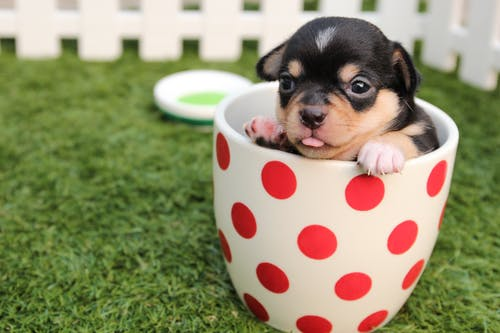
#> input picture Canny Edge Detector from scratch using Python/chihuahua-dog-puppy-cute-39317_small.jpeg, 500 x 333 px, found by its file name
$ jupyter execute 161180072_CENG471_Assignment2.ipynb
#> lines starting #> are read from the running program, lines starting #| are printed output that depends on the picture
#> further down, img is the input picture: shape (333, 500, 3); mean B, G, R 108.6, 144.1, 147.4
[cell 1]
###Alper Beykan YOLCU###
###161180072###
###CENG 471 Assignment2###
###December 2020###

[cell 2]
"""
The goal of this assignment is to implement a Canny Edge Detector from scratch using Python.
Important Note: For this assignment, you are not allowed to use the Canny Edge Detector methods
from vision libraries such as OpenCV. You can use other methods and operators from these libraries
for other aspects of the homework such as image uploading, writing to a file, grayscale conversion,
applying Gaussian filter, matrix operations etc. You can use the image provided in the assignment
folder.
Canny edge detector:
The Canny edge detector is an edge detection operator that uses a multi-stage algorithm to detect a
wide range of edges in images. It was developed by John F. Canny in 1986. Among the edge detection
methods developed so far, Canny edge detection algorithm is one of the most strictly defined methods
that provides good and reliable detection, and is therefore among the most popular methods. [1]
"""

[cell 3]
import cv2
import math
import numpy as np
import skimage as sk
import skimage.feature
import skimage.io as skio
import skimage.transform as sktr
from scipy.signal import convolve2d
from skimage.io import imread, imshow
import matplotlib.pyplot as plt

[cell 4]
def showIm(img):#image show function

    cv2.imshow("showing image", img)
    cv2.waitKey(0)
    cv2.destroyAllWindows()
    return 0

[cell 5]
def plotIm(img):#image plot function.
    plt.imshow(img,cmap=plt.get_cmap('gray'))
    return plt.show()

[cell 6]
#1. Grayscale Conversion (5 points)
#due to week8_edgeandboundarydetection lesson..
def grayscale_Conversion(img):#converts img to grayscale
    img = cv2.cvtColor(img, cv2.COLOR_RGB2GRAY)
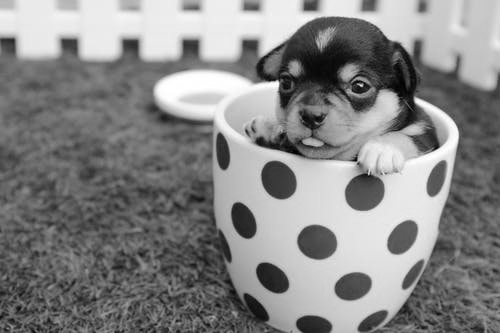
#> img: shape (333, 500); min 0, max 255, mean 133.8
    print("Grayscaled img")
    return img

[cell 7]
#2. Apply Gaussian filter to smooth the image in order to remove the noise (20 points)
#You can determine
#the kernel size and sigma value through trial and error.
def apply_GuassianFilter(img):#The blur removes some of the noise before further processing the image.
    img = cv2.GaussianBlur(img, (3, 3), 1)
    print("GuassianFiltered img")
    return img

[cell 8]
def Normalize(img):##Normalizing the image after operated, not necessery for all operations
    img = img/np.max(img)
    return img

[cell 9]
#3. Find the intensity gradients of the image (30 points)
#The Gradient calculation step detects the edge intensity and direction. The gradients can be determined by using a Sobel filter.
#Then, the magnitude G and the slope θ of the gradient are calculated as follow
#(the derivativesIx and Iy with respect to x and y are calculated by convolving Image (I) with Sobel kernels in x and y directions):
def conv_transform(image):##performs matrix operation for colvolving function
    image_copy = image.copy()

    for i in range(image.shape[0]):
        for j in range(image.shape[1]):
            image_copy[i][j] = image[image.shape[0]-i-1][image.shape[1]-j-1]
    return image_copy

def convolve(image, kernel):#convolves the x and y kernels over the image.
    kernel = conv_transform(kernel)
    height,width = image.shape[:2]
#> height = 333; width = 500
    kernel_h,kernel_w = kernel.shape[:2]

    h = kernel_h//2#h
    w = kernel_w//2#w

    image_conv = np.zeros(image.shape)

    for i in range(h, height-h):
        for j in range(w, width-w):
            sum = 0

            for m in range(kernel_h):
                for n in range(kernel_w):
                    sum = (sum + kernel[m][n] * image[i-h+m][j-w+n])

            image_conv[i][j] = sum
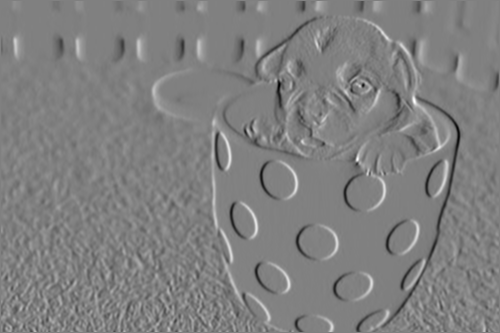
#> image_conv: shape (333, 500) float64; min -479, max 474, mean 0.2; drawn with min black and max white

    return image_conv


def sobel(img):
    #first we convolve kernels and image by convolve function and we get x and y gradients.
    #then we use that arrays for calculating magnitude and the slope of gradient

    # Prewitt operators for Sobel Kernel to find gradient of Y and X
    x_kernel = np.array([[1, 0, -1], [2, 0, -2], [1, 0, -1]])#for hprizonal direction
    y_kernel = np.array([[1, 2, 1], [0, 0, 0], [-1, -2, -1]])#for vertical direction
    gx = convolve(img, x_kernel)
    gy = convolve(img, y_kernel)
#> after the loop in convolve (call 2), `for i in range(h, height-h):`:
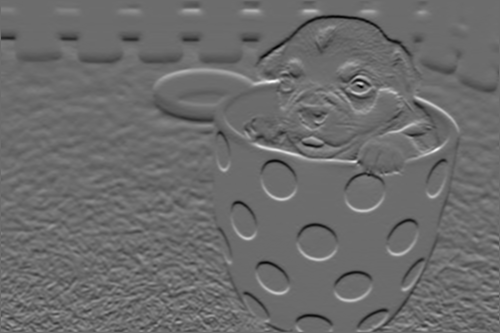
#> image_conv: shape (333, 500) float64; min -440, max 590, mean -2.7; drawn with min black and max white
    magnitudeG = np.hypot(gx,gy)
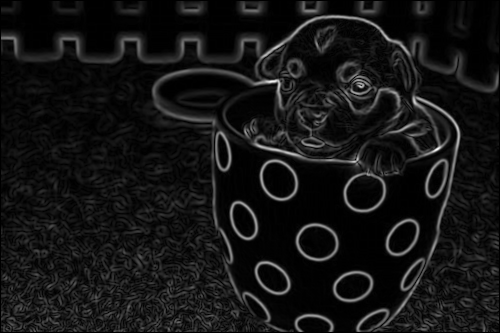
#> magnitudeG: shape (333, 500) float64; min 0, max 616.3, mean 50.4; drawn with min black and max white
    MagnitudeG=Normalize(magnitudeG)
    plotIm(magnitudeG)
    g_angle=np.degrees(np.arctan2(gy,gx))
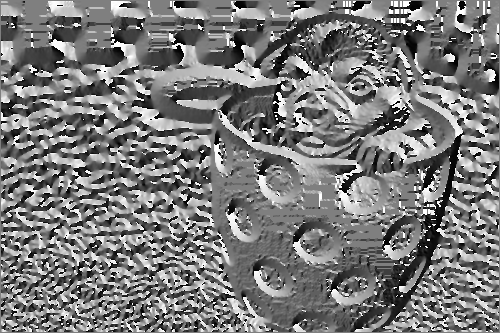
#> g_angle: shape (333, 500) float64; min -179.8, max 180, mean -6.8; drawn with min black and max white
    return magnitudeG,g_angle

[cell 10]
#Apply non-maximum suppression to get rid of unnecessary edges (10 points)
#We apply non-maximum suppression to remove redundant/duplicate edges identified by
#Sobel Edge. We want just one line to show the edge rather than having multiple lines for the
#same edge. This can be done by the Non-Max Suppression Algorithm. Please see [1] for details.
def NonMaxSup(mg, ag):
    #we are scanning the image's intense matrix. the goal is get rid of non dominant pixels
    #the scanning is happening on different lines. if the pixel is intensed it stays, if not we are assigning 0 to its value
    img = np.zeros(mg.shape)
    for i in range(1, int(mg.shape[0]) - 1):
        for j in range(1, int(mg.shape[1]) - 1):
            if((ag[i,j] >= -22.5 and ag[i,j] <= 22.5) or (ag[i,j] <= -157.5 and ag[i,j] >= 157.5)):
                if((mg[i,j] > mg[i,j+1]) and (mg[i,j] > mg[i,j-1])):
                    img[i,j] = mg[i,j]
                else:
                    img[i,j] = 0
            if((ag[i,j] >= 22.5 and ag[i,j] <= 67.5) or (ag[i,j] <= -112.5 and ag[i,j] >= -157.5)):
                if((mg[i,j] > mg[i+1,j+1]) and (mg[i,j] > mg[i-1,j-1])):
                    img[i,j] = mg[i,j]
                else:
                    img[i,j] = 0
            if((ag[i,j] >= 67.5 and ag[i,j] <= 112.5) or (ag[i,j] <= -67.5 and ag[i,j] >= -112.5)):
                if((mg[i,j] > mg[i+1,j]) and (mg[i,j] > mg[i-1,j])):
                    img[i,j] = mg[i,j]
                else:
                    img[i,j] = 0
            if((ag[i,j] >= 112.5 and ag[i,j] <= 157.5) or (ag[i,j] <= -22.5 and ag[i,j] >= -67.5)):
                if((mg[i,j] > mg[i+1,j-1]) and (mg[i,j] > mg[i-1,j+1])):
                    img[i,j] = mg[i,j]
                else:
                    img[i,j] = 0
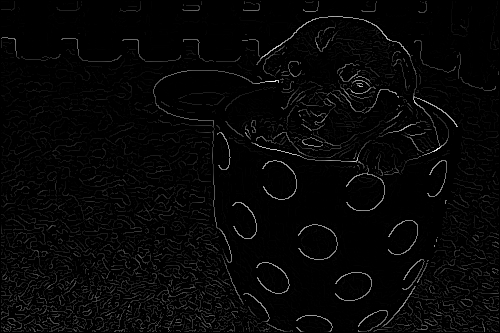
#> img: shape (333, 500) float64; min 0, max 616.3, mean 15.6; drawn with min black and max white

    return Normalize(img)

[cell 11]
#5. Apply double threshold to determine potential edges. (5 points)
#You can set two thresholds, a high and a low threshold to filter out edge pixels with a weak
#gradient value and preserve edge pixels with a high gradient value.
def double_TH(img):
    #we are defining a high and low threshhold values.
    #then we locate the high and low threshhold values and replacing them with defined values.
    #the reason we do that similar to previous step, detecting irrelevent pixels.
    highThreshold = img.max() * 0.225;
#> highThreshold = 0.225
    lowThreshold = highThreshold * 0.1;
#> lowThreshold = 0.0225
    result = np.zeros(img.shape[:2])#empty img for writing on it
    weak = np.int32(75)
    strong = np.int32(250)
    strong_i, strong_j = np.where(img >= highThreshold)
#> strong_i = 4956 values from 1 to 331; strong_j = 4956 values, max 498 at index 953, min 1 at index 264, mean 292.3
    weak_i, weak_j = np.where((img <= highThreshold) & (img >= lowThreshold))

    result[strong_i, strong_j] = strong
    result[weak_i, weak_j] = weak
    return result

[cell 12]
#6. Track edge by hysteresis: (5 points) Finalize the detection of edges by suppressing all the other
#edges that are weak and not connected to strong edges. (Fort his stage, partial solutions are
#okay, you don’t need to consider all cases). Please see [1] for details.
#For example, you can loop through each pixel in the image, if the value of the pixel is weak and
#there are not any neighboring pixel with value 255, you can set the value of the pixel to 0.
#Report (25 points)
def hysteresis(img):
    #we are scanning through the whole image, if there is a weak pixel we look around that pixel
    #if there is any high pixel around it we are connect it to the high pixelled value by
    #assigning same value with high pixels. if there is no connection between a weak pixel and
    #a high pixel we are assigning its value to 0 and getting rid of this pixel.
    for i in range(1, img.shape[0]-1):
        for j in range(1, img.shape[1]-1):
            if (img[i,j] == 75):
                if 255 in [img[i+1, j-1],img[i+1, j],img[i+1, j+1],img[i, j-1],img[i, j+1],img[i-1, j-1],img[i-1, j],img[i-1, j+1]]:
                    img[i, j] = 255
                else:
                    img[i, j] = 0
    return img

[cell 13]
def apply_Canny(img):
    ##the algorithm works on 6 steps
    ##first we convert the image to grayscale so we can perform operations on the image easily
    ##second we filter the image with guassian blur to reduce noise of the image.
    #third we calculate the gradients of the image so we can calculate the magnitude and the slope of it
    #fourth we use the magnitude and the slope values which we obtain from sobel operations for Non-Max Suppression.
    #the NMS roams through the image on different aspects and returns an image that contains intense pixels.
    #fifth we apply double threshholding on the image so we can detect the high and low pixels.
    #at last we track the edges based on image whether high or low so we reduce unnecessery pixels for edge detection.
    showIm(img)
    img=grayscale_Conversion(img)
    showIm(img)
    img=apply_GuassianFilter(img)
    showIm(img)
    mG,aG=sobel(img)
    img=NonMaxSup(mG,aG)
    plotIm(img)
    double_TH(img)
    plotIm(img)
    hysteresis(img)
    plotIm(img)
    return 0

[cell 14]
img=cv2.imread("C:/Users/user/Desktop/dersler/imageProcessing/assignment_2/Assignment 2/chihuahua-dog-puppy-cute-39317_small.jpeg")
apply_Canny(img)
#> Out = 0
